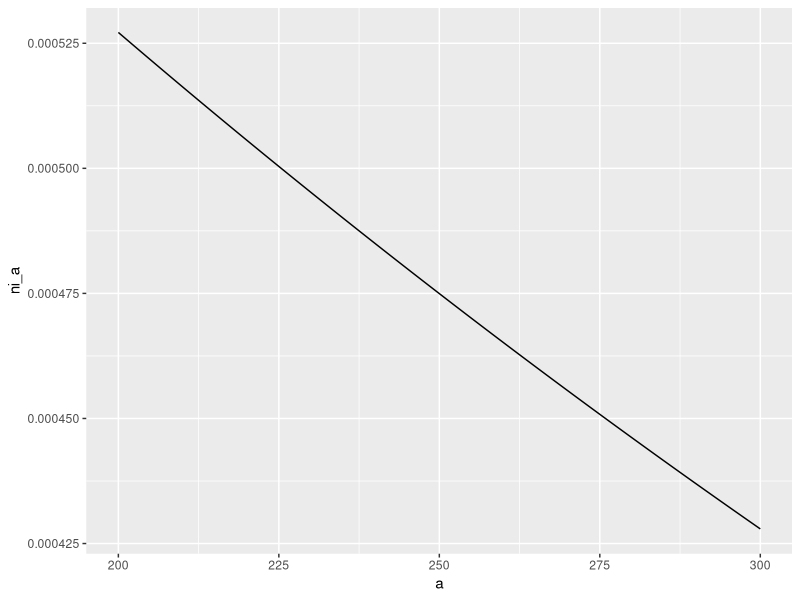
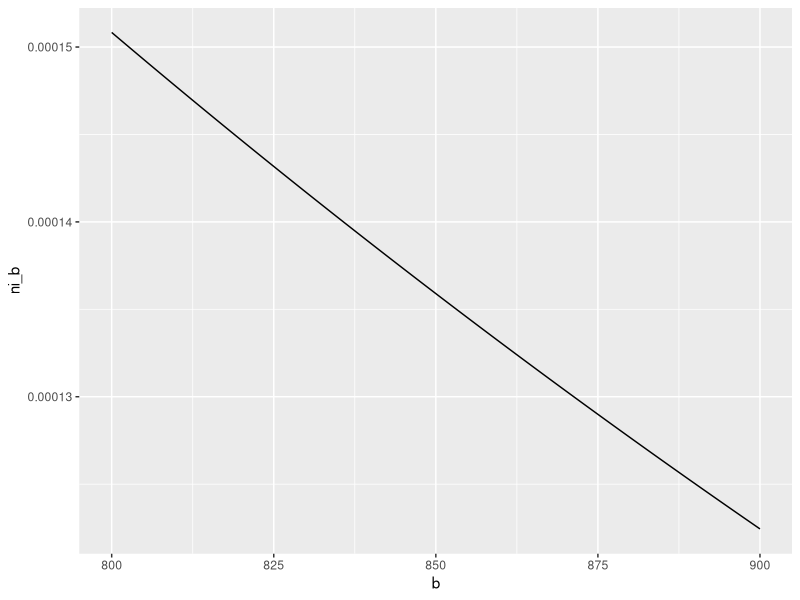

The R script that drew these images, in order:
## ---- chunk 1
Vmr <- pi * (2000^3) / 6 

print(Vmr) # Um ^3
## ---- chunk 2
dm_gs <- .0005 # typical diameter of gas molecules, in um
v_gs <- pi * (dm_gs^3) / 6 #volume of typical gas molecule, in um^3
print(Vmr/v_gs) #The number of gas molecules in a medium raindrop.
## ---- chunk 3
dm_map_min <- .2 #um
dm_map_max <- 1.0 #um
ave_dm_map <- mean(dm_map_min, dm_map_max)
v_map <- pi * (ave_dm_map^3) / 6
print(v_map) #Number of average medium aerosol particles in a medium raindrop

## ---- chunk 4
dm_fg_min <- 10 #um
dm_fg_max <- 20 #um
ave_dm_fg <- mean(dm_fg_min, dm_fg_max)
v_fg <- pi * (ave_dm_fg^3) / 6
print(v_fg) #Number of average fog droplets in a medium raindrop

## ---- chunk 5
#diameter ranges are 200 -300 um
di_lo_a <- 200 #um
di_hi_a <- 300 #um
R <- 25 #mm h^-1
lm_r <- (4.1 * (10^-3)) * (R^-.21) #um ^-1
n0_a <- 8 * (10^-6) # particles cm^ -3 um ^-1
dd_a <- di_hi_a - di_lo_a #um, diameter width 
ni_a_lo <- dd_a * n0_a * exp(-lm_r * di_lo_a) #particles cm^-3 of lower boundary
ni_a_hi <- dd_a * n0_a * exp(-lm_r * di_hi_a) #particles cm^-3 of upper boundary

print(ni_a_lo)
## ---- chunk 6
#diameter ranges are 200 -300 um
di_lo_b <- 800 #um
di_hi_b <- 900 #um

n0_b <- 8 * (10^-6) # particles cm^ -3 um ^-1 
dd_b <- di_hi_b - di_lo_b #um, diameter width
ni_b_lo <- dd_b * n0_b * exp(-lm_r * di_lo_b) #particles cm^-3 of lower boundary
ni_b_hi <- dd_b * n0_b * exp(-lm_r * di_hi_b) #particles cm^-3 of upper boundary

#data frame of continuous values between diameters given in a and b
df_ni <- data.frame(a = seq(200, 300, length.out = 10000), b = seq(800, 900, length.out = 10000))
df_ni$ni_a <- dd_a * n0_a * exp(-lm_r * df_ni$a)
df_ni$ni_b <- dd_b * n0_b * exp(-lm_r * df_ni$b)

print(ni_b_lo)
## ---- chunk 7
library(ggplot2)
ggplot(data = df_ni, aes(x = a, y = ni_a)) + geom_line()
ggplot(data = df_ni, aes(x = b, y = ni_b)) + geom_line()
